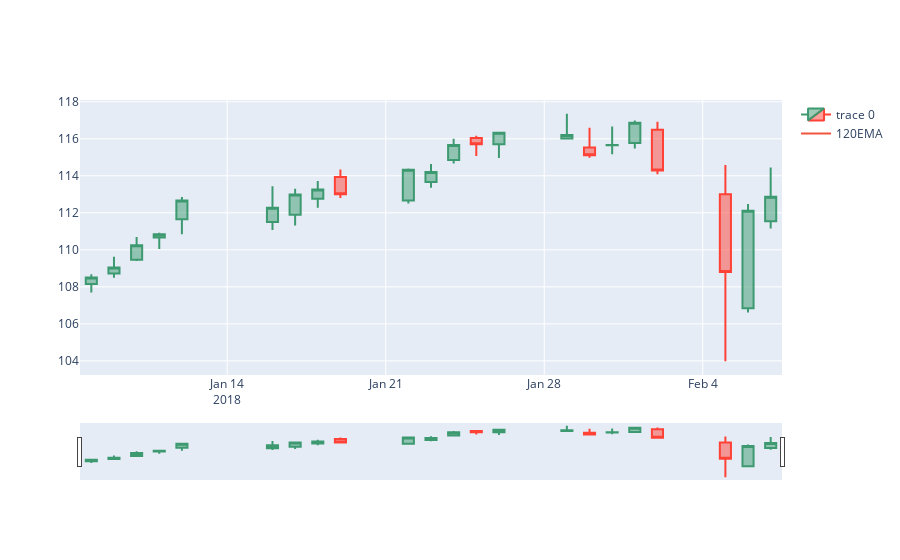

The notebook cell saved with this chart:
### Code cell
df=pd.read_csv("resources/bank.csv")
data= pd.DataFrame(df.loc[df["Name"] == "JPMorgan Chase & Co."])
data=data.loc[data["date"] > "2018-01-06"]

data['120EMA']=ta.EMA(data['close'],120)
chart_data = go.Candlestick(x=data['date'],open=data['open'],high=data['high'],low=data['low'],close=data['close'])
fig = go.Figure(data=[chart_data])
ema_trace = go.Scatter(x=data['date'], y=data['120EMA'],mode='lines',name='120EMA')
fig.add_trace(ema_trace)
fig.show()

### Figure 1 — Plotly figure (JSON) as saved in the notebook; plotly's stock layout.template omitted (floating-point values rounded to 4 significant figures)
{"data": [{"close": [108.5, 109.0, 110.2, 110.8, 112.7, 112.3, 113.0, 113.3, 113.0, 114.3, 114.2, 115.7, 115.7, 116.3, 116.2, 115.1, 115.7, 116.9, 114.3, 108.8, 112.1, 112.9], "high": [108.7, 109.6, 110.7, 110.9, 112.8, 113.4, 113.3, 113.7, 114.3, 114.4, 114.6, 116, 116.2, 116.3, 117.4, 116.6, 116.7, 117.0, 116.9, 114.6, 112.5, 114.5], "low": [107.7, 108.5, 109.4, 110.1, 110.8, 111.1, 111.3, 112.3, 112.8, 112.5, 113.3, 114.7, 115.1, 115.0, 116.0, 115.0, 115.2, 115.5, 114.1, 104.0, 106.6, 111.1], "open": [108.2, 108.7, 109.5, 110.7, 111.7, 111.5, 111.9, 112.8, 113.9, 112.7, 113.7, 114.9, 116.0, 115.7, 116.0, 115.5, 115.7, 115.8, 116.5, 113, 106.8, 111.5], "type": "candlestick", "x": ["2018-01-08", "2018-01-09", "2018-01-10", "2018-01-11", "2018-01-12", "2018-01-16", "2018-01-17", "2018-01-18", "2018-01-19", "2018-01-22", "2018-01-23", "2018-01-24", "2018-01-25", "2018-01-26", "2018-01-29", "2018-01-30", "2018-01-31", "2018-02-01", "2018-02-02", "2018-02-05", "2018-02-06", "2018-02-07"]}, {"mode": "lines", "name": "120EMA", "type": "scatter", "x": ["2018-01-08", "2018-01-09", "2018-01-10", "2018-01-11", "2018-01-12", "2018-01-16", "2018-01-17", "2018-01-18", "2018-01-19", "2018-01-22", "2018-01-23", "2018-01-24", "2018-01-25", "2018-01-26", "2018-01-29", "2018-01-30", "2018-01-31", "2018-02-01", "2018-02-02", "2018-02-05", "2018-02-06", "2018-02-07"], "y": [null, null, null, null, null, null, null, null, null, null, null, null, null, null, null, null, null, null, null, null, null, null]}], "layout": {}}
